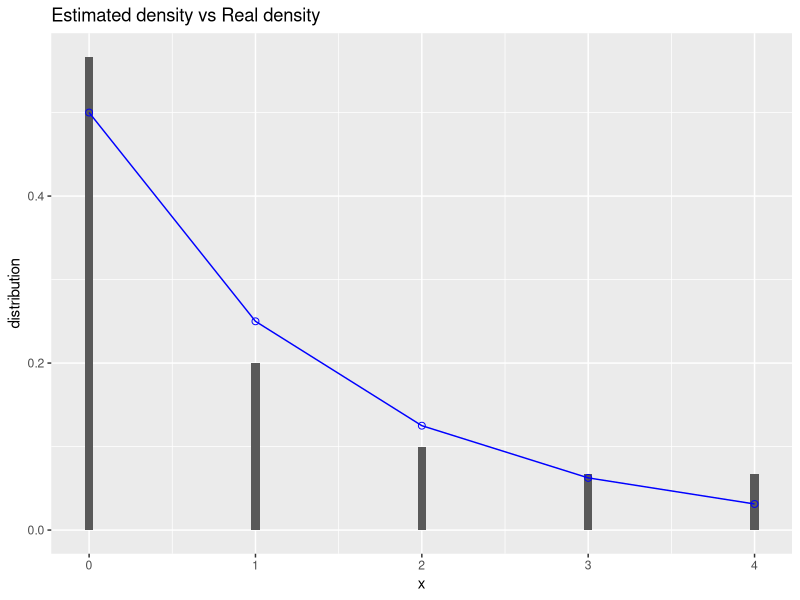
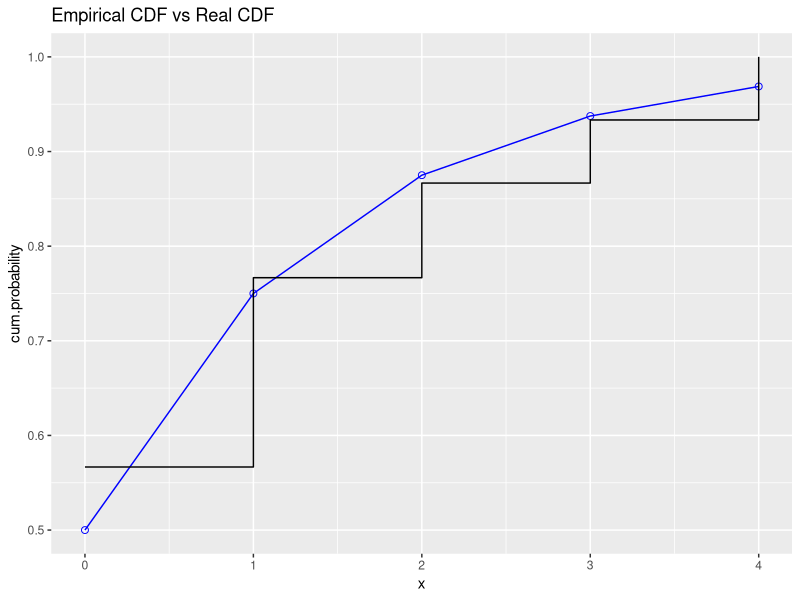

These figures' R source, in order: (Note: this script raises an error after producing the figures.)
## ---- chunk 1
library(dplyr)
library(ggplot2)

n = 30 
p = 0.5

sample = as.data.frame(read.csv("data/sample.csv"))
sample = sample %>% rename("ID" = X, "obs" = x) %>% arrange(obs)

distribution = table(sample %>% summarize(obs))/n

## ---- chunk 2
x = seq(0, max(sample$obs), 1)
ggplot(mapping=aes(x)) +
  labs(title = "Estimated density vs Real density") +
  geom_col(aes(y=distribution), width = 0.05)  + 
  geom_point(aes(y=dgeom(x,p)), colour="blue", shape=1, size=2) +
  geom_line(aes(y=dgeom(x, p)), colour="blue") + 
  scale_y_continuous()

## ---- chunk 3
ggplot(mapping=aes(x)) +
  labs(title="Empirical CDF vs Real CDF", y = "cum.probability") +
  geom_point(mapping = aes(y=pgeom(x,p)), colour="blue", shape=1, size=2) + 
  geom_line(mapping = aes(y=pgeom(x,p)), colour="blue") +
  stat_ecdf(geom="step", pad=F,mapping=aes(x=sample$obs))
## ---- chunk 4
p_true <- c()
for (i in 1:1000) {
  Xtrue<-rgeom(n=30, prob=0.5 ) # true distribution
  cbind(p_true, (mean(Xtrue)+1)^(-1) )
}
#Xbar_n1_AN<- rnorm(n=10000000, mean = mu, sd= mu/sqrt(n1)) # AN approximation

p_bootstrap = NA
for (i in 1:1000) {
  Xstar <- sample(x=sample, size=30, replace=T)
  Tstar <- 1/30 * (sum(Xstar>=3))
  cbind(p_bootstrap, Tstar)
}

plot(density(p_true), col= 'blue', type="l", main="Densities", lty=1  , xlab="p" )
lines(density(p_bootstrap), col= 'green', type="l", lty=2)
legend("topright", legend=c("true", "Bootstrap"), col=c("blue", "green"), lty=1:2, cex=0.8)

## ---- chunk 5
alpha = 0.05
B = 5000
M =1000



BB_vec_of_T <- rep(NA,M)
T_hat <- (1-(mean(sample$obs)+1)^(-1))^3
#T <- (1-(mu+1)^{-1} )^3
for (i in 1:B) {
  Xstar <- sample(sample$obs, replace = T) ; mu_star <- mean(Xstar)
  Tstar <- (1-(mu_star+1)^(-1))^3
  BB_vec_of_T[i] <- Tstar
}
CIboot <- c(quantile(BB_vec_of_T, 1-0.05/2), quantile(BB_vec_of_T, 0.05/2))
